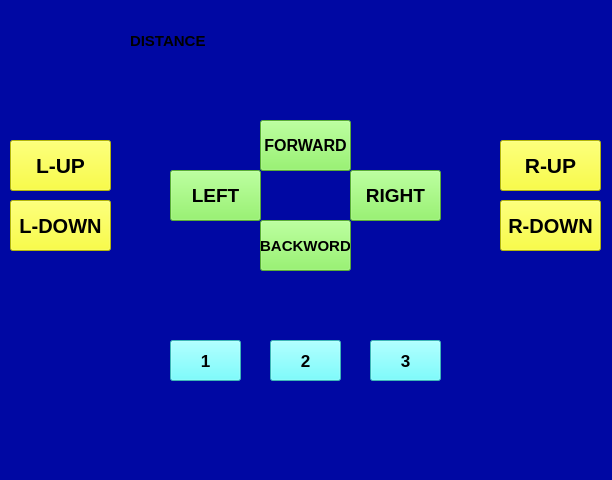
<?xml version="1.0" encoding="UTF-8"?>
<ui version="4.0">
 <class>MainWindow</class>
 <widget class="QMainWindow" name="MainWindow">
  <property name="geometry">
   <rect>
    <x>0</x>
    <y>0</y>
    <width>612</width>
    <height>480</height>
   </rect>
  </property>
  <property name="windowTitle">
   <string>MainWindow</string>
  </property>
  <property name="styleSheet">
   <string notr="true">background-color: rgb(0, 8, 163);</string>
  </property>
  <widget class="QWidget" name="centralwidget">
   <widget class="QPushButton" name="lup">
    <property name="geometry">
     <rect>
      <x>10</x>
      <y>140</y>
      <width>101</width>
      <height>51</height>
     </rect>
    </property>
    <property name="font">
     <font>
      <pointsize>16</pointsize>
      <weight>75</weight>
      <bold>true</bold>
     </font>
    </property>
    <property name="styleSheet">
     <string notr="true">background-color: rgb(251, 255, 14);</string>
    </property>
    <property name="text">
     <string>L-UP</string>
    </property>
   </widget>
   <widget class="QPushButton" name="ldown">
    <property name="geometry">
     <rect>
      <x>10</x>
      <y>200</y>
      <width>101</width>
      <height>51</height>
     </rect>
    </property>
    <property name="font">
     <font>
      <pointsize>15</pointsize>
      <weight>75</weight>
      <bold>true</bold>
     </font>
    </property>
    <property name="styleSheet">
     <string notr="true">background-color: rgb(251, 255, 14);</string>
    </property>
    <property name="text">
     <string>L-DOWN</string>
    </property>
   </widget>
   <widget class="QPushButton" name="rup">
    <property name="geometry">
     <rect>
      <x>500</x>
      <y>140</y>
      <width>101</width>
      <height>51</height>
     </rect>
    </property>
    <property name="font">
     <font>
      <pointsize>16</pointsize>
      <weight>75</weight>
      <bold>true</bold>
     </font>
    </property>
    <property name="styleSheet">
     <string notr="true">background-color: rgb(251, 255, 14);</string>
    </property>
    <property name="text">
     <string>R-UP</string>
    </property>
   </widget>
   <widget class="QPushButton" name="rdown">
    <property name="geometry">
     <rect>
      <x>500</x>
      <y>200</y>
      <width>101</width>
      <height>51</height>
     </rect>
    </property>
    <property name="font">
     <font>
      <pointsize>15</pointsize>
      <weight>75</weight>
      <bold>true</bold>
     </font>
    </property>
    <property name="styleSheet">
     <string notr="true">background-color: rgb(251, 255, 14);</string>
    </property>
    <property name="text">
     <string>R-DOWN</string>
    </property>
   </widget>
   <widget class="QPushButton" name="left">
    <property name="geometry">
     <rect>
      <x>170</x>
      <y>170</y>
      <width>91</width>
      <height>51</height>
     </rect>
    </property>
    <property name="font">
     <font>
      <pointsize>14</pointsize>
      <weight>75</weight>
      <bold>true</bold>
     </font>
    </property>
    <property name="styleSheet">
     <string notr="true">background-color: rgb(126, 243, 76);</string>
    </property>
    <property name="text">
     <string>LEFT</string>
    </property>
   </widget>
   <widget class="QPushButton" name="right">
    <property name="geometry">
     <rect>
      <x>350</x>
      <y>170</y>
      <width>91</width>
      <height>51</height>
     </rect>
    </property>
    <property name="font">
     <font>
      <pointsize>14</pointsize>
      <weight>75</weight>
      <bold>true</bold>
     </font>
    </property>
    <property name="styleSheet">
     <string notr="true">background-color: rgb(126, 243, 76);</string>
    </property>
    <property name="text">
     <string>RIGHT</string>
    </property>
   </widget>
   <widget class="QPushButton" name="forward">
    <property name="geometry">
     <rect>
      <x>260</x>
      <y>120</y>
      <width>91</width>
      <height>51</height>
     </rect>
    </property>
    <property name="font">
     <font>
      <pointsize>12</pointsize>
      <weight>75</weight>
      <bold>true</bold>
     </font>
    </property>
    <property name="styleSheet">
     <string notr="true">background-color: rgb(126, 243, 76);
</string>
    </property>
    <property name="text">
     <string>FORWARD</string>
    </property>
   </widget>
   <widget class="QPushButton" name="back">
    <property name="geometry">
     <rect>
      <x>260</x>
      <y>220</y>
      <width>91</width>
      <height>51</height>
     </rect>
    </property>
    <property name="font">
     <font>
      <pointsize>11</pointsize>
      <weight>75</weight>
      <bold>true</bold>
     </font>
    </property>
    <property name="styleSheet">
     <string notr="true">background-color: rgb(126, 243, 76);</string>
    </property>
    <property name="text">
     <string>BACKWORD</string>
    </property>
   </widget>
   <widget class="QLabel" name="dactance">
    <property name="geometry">
     <rect>
      <x>130</x>
      <y>20</y>
      <width>91</width>
      <height>41</height>
     </rect>
    </property>
    <property name="font">
     <font>
      <pointsize>11</pointsize>
      <weight>75</weight>
      <bold>true</bold>
     </font>
    </property>
    <property name="styleSheet">
     <string notr="true"/>
    </property>
    <property name="text">
     <string>DISTANCE</string>
    </property>
   </widget>
   <widget class="QPushButton" name="one">
    <property name="geometry">
     <rect>
      <x>170</x>
      <y>340</y>
      <width>71</width>
      <height>41</height>
     </rect>
    </property>
    <property name="font">
     <font>
      <pointsize>13</pointsize>
      <weight>75</weight>
      <bold>true</bold>
     </font>
    </property>
    <property name="styleSheet">
     <string notr="true">background-color: rgb(85, 255, 255);</string>
    </property>
    <property name="text">
     <string>1</string>
    </property>
   </widget>
   <widget class="QPushButton" name="two">
    <property name="geometry">
     <rect>
      <x>270</x>
      <y>340</y>
      <width>71</width>
      <height>41</height>
     </rect>
    </property>
    <property name="font">
     <font>
      <pointsize>13</pointsize>
      <weight>75</weight>
      <bold>true</bold>
     </font>
    </property>
    <property name="styleSheet">
     <string notr="true">background-color: rgb(85, 255, 255);</string>
    </property>
    <property name="text">
     <string>2</string>
    </property>
   </widget>
   <widget class="QPushButton" name="three">
    <property name="geometry">
     <rect>
      <x>370</x>
      <y>340</y>
      <width>71</width>
      <height>41</height>
     </rect>
    </property>
    <property name="font">
     <font>
      <pointsize>13</pointsize>
      <weight>75</weight>
      <bold>true</bold>
     </font>
    </property>
    <property name="styleSheet">
     <string notr="true">background-color: rgb(85, 255, 255);</string>
    </property>
    <property name="text">
     <string>3</string>
    </property>
   </widget>
  </widget>
  <widget class="QMenuBar" name="menubar">
   <property name="geometry">
    <rect>
     <x>0</x>
     <y>0</y>
     <width>612</width>
     <height>21</height>
    </rect>
   </property>
  </widget>
  <widget class="QStatusBar" name="statusbar"/>
 </widget>
 <resources/>
 <connections/>
</ui>
